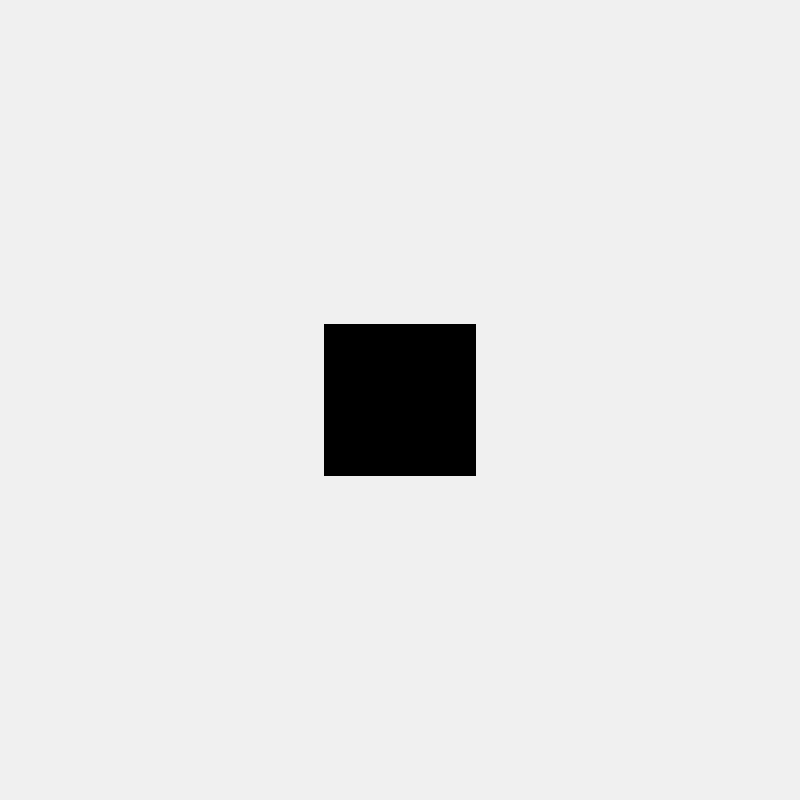
Frame 1 (no input)
Frame 60 (no input): identical to frame 1, image omitted
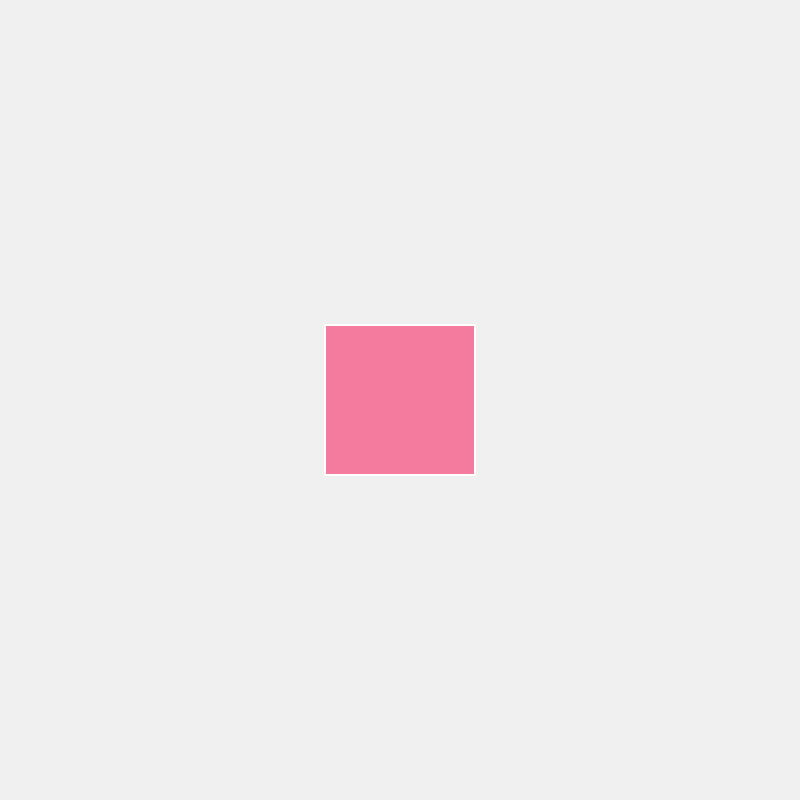
Frame 120 (the mouse pressed at the canvas centre since frame 60)

The p5.js sketch that drew these frames (run headless with seeded random() and noise() and a simulated clock; from frame 60 on, the mouse is pressed at the canvas centre):

// p5.js sketch
// ── sketch.js
let bx;
let by;
let boxSize = 75;
let overBox = false;
let locked = false;
let xOffset = 0.0;
let yOffset = 0.0;

function setup(){
createCanvas(800,800);
bx = width/2.0;
by = height/2.0;
rectMode(RADIUS);
strokeWeight(2);
}


function draw(){
background(240)

if(mouseX > bx- boxSize && mouseX < bx + boxSize &&
 mouseY > by- boxSize && mouseY < by + boxSize) {

overBox = true;
if(!locked){
    stroke(255);
    fill(244,122,158);
   }
 } else{
     stroke(0);
     fill(0);
   overBox= false;  
 }
 rect(bx, by, boxSize, boxSize)

if(!locked) {
    stroke(255);
    fill(244,122,158);
} else{
    stroke(0);
    fill(0);
    overBox = false;

}
//rect(100, by, boxSize, boxSize)
}
function mousePressed(){
    if(overBox) {
        locked=true;
        fill(255,255,255);
} else { 
    locked = false;
}
 xOffset = mouseX - bx;
 yOffset = mouseY - by;
}
function mouseDragged() {
    if(locked) {
        bx = mouseX - xOffset;
        by = mouseY - yOffset;
    }
}

function mouseReleased() {
    locked = false;
}
